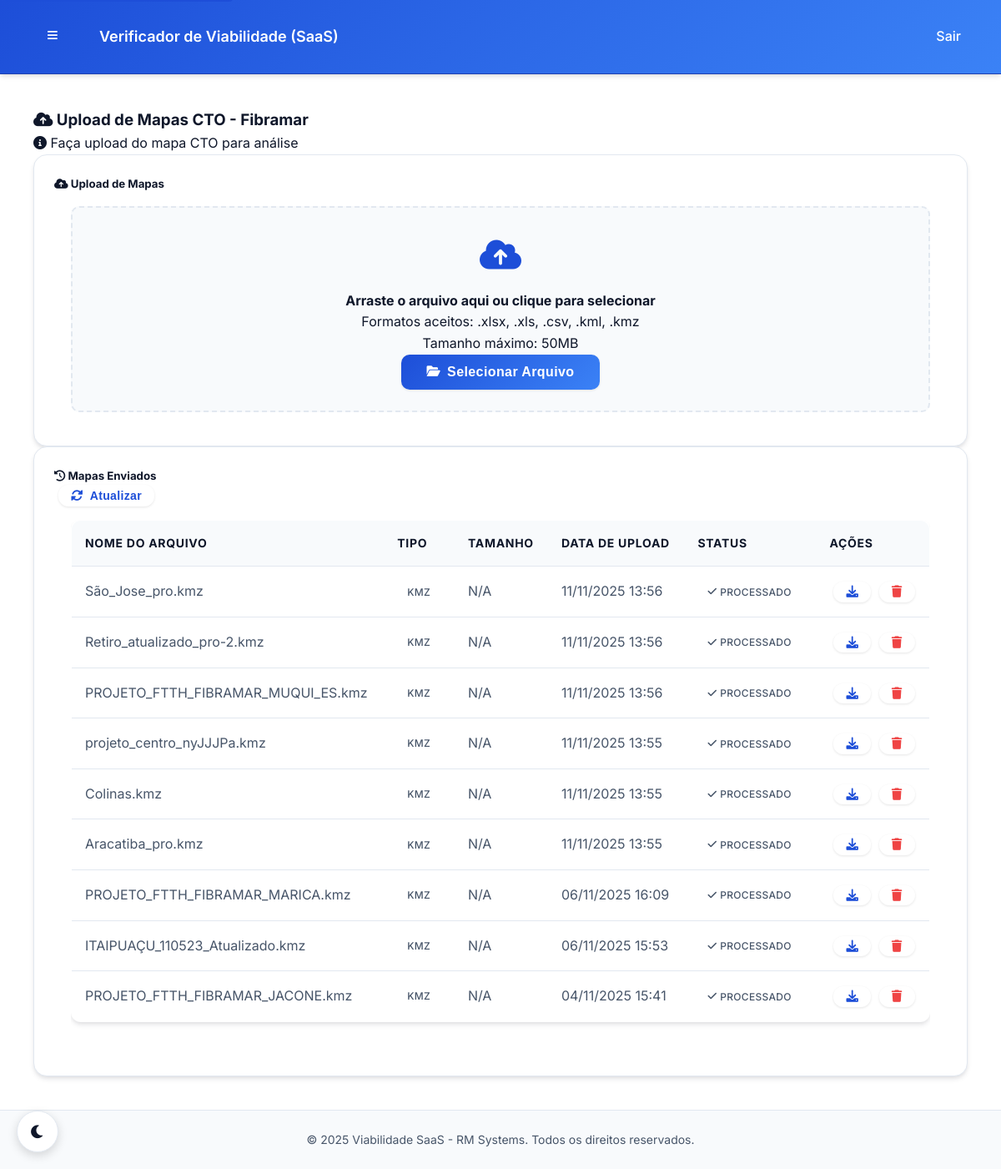
Screenshot of /fibramar/upload/ (signed in) with the database file from the repository.
### core/models.py (models this page shows, shortened)
class Company(models.Model):
    name = models.CharField(max_length=200, verbose_name="Nome da Empresa")
    slug = models.SlugField(max_length=200, unique=True, verbose_name="Slug", help_text="URL amigável para a empresa")
    cnpj = models.CharField(max_length=18, unique=True, verbose_name="CNPJ")
    email = models.EmailField(verbose_name="E-mail da Empresa")
    phone = models.CharField(max_length=20, blank=True, verbose_name="Telefone")
    address = models.TextField(blank=True, verbose_name="Endereço")
    is_active = models.BooleanField(default=True, verbose_name="Ativa")
    created_at = models.DateTimeField(auto_now_add=True, verbose_name="Criada em")
    updated_at = models.DateTimeField(auto_now=True, verbose_name="Atualizada em")
    class Meta:
        verbose_name = "Empresa"
        verbose_name_plural = "Empresas"
        ordering = ['name']

class CTOMapFile(models.Model):
    FILE_TYPES = [
        ('kml', 'KML'),
        ('kmz', 'KMZ'),
        ('csv', 'CSV'),
        ('xls', 'XLS'),
        ('xlsx', 'XLSX'),
    ]
    PROCESSING_STATUS = [
        ('pending', 'Pendente'),
        ('processing', 'Processando'),
        ('completed', 'Concluído'),
        ('failed', 'Falhou'),
    ]
    file = models.FileField(upload_to="cto_maps/", verbose_name="Arquivo")
    description = models.CharField(max_length=255, blank=True, verbose_name="Descrição")
    file_type = models.CharField(max_length=10, choices=FILE_TYPES, default='csv', verbose_name="Tipo de Arquivo")
    company = models.ForeignKey(
        Company,
        on_delete=models.CASCADE,
        related_name='cto_maps',
        verbose_name="Empresa"
    )
    uploaded_by = models.ForeignKey(
        CustomUser,
        on_delete=models.CASCADE,
        related_name='uploaded_maps',
        verbose_name="Enviado por"
    )
    uploaded_at = models.DateTimeField(auto_now_add=True, verbose_name="Enviado em")
    processing_status = models.CharField(
        max_length=20,
        choices=PROCESSING_STATUS,
        default='pending',
        verbose_name="Status de Processamento"
    )
    is_processed = models.BooleanField(default=False, verbose_name="Processado")
    processed_at = models.DateTimeField(null=True, blank=True, verbose_name="Processado em")
    analysis_id = models.CharField(max_length=100, blank=True, verbose_name="ID da Análise")
    viability_score = models.IntegerField(null=True, blank=True, verbose_name="Score de Viabilidade")
    processing_time = models.FloatField(null=True, blank=True, verbose_name="Tempo de Processamento (s)")
    analysis_results = models.JSONField(default=dict, blank=True, verbose_name="Resultados da Análise")
    issues_found = models.JSONField(default=list, blank=True, verbose_name="Problemas Encontrados")
    recommendations = models.JSONField(default=list, blank=True, verbose_name="Recomendações")
    file_size = models.BigIntegerField(null=True, blank=True, verbose_name="Tamanho do Arquivo (bytes)")
    coordinates_count = models.IntegerField(null=True, blank=True, verbose_name="Número de Coordenadas")
    updated_at = models.DateTimeField(auto_now=True, verbose_name="Atualizado em")
    class Meta:
        verbose_name = "Mapa CTO"
        verbose_name_plural = "Mapas CTO"
        ordering = ['-uploaded_at']
        indexes = [
            models.Index(fields=['company', 'processing_status']),
            models.Index(fields=['uploaded_by', 'uploaded_at']),
            models.Index(fields=['file_type', 'is_processed']),
        ]
    @property
    def file_name(self):
        return os.path.basename(self.file.name) if self.file else ""

### core/views.py (the view)
@login_required
@company_access_required(require_admin=False, allow_user_role=True)
def company_map_upload_page(request, company_slug):
    import os
    company = get_object_or_404(Company, slug=company_slug)
    maps = CTOMapFile.objects.filter(company=company).order_by('-uploaded_at')[:20]
    for map in maps:
        try:
            if map.file and map.file.name:
                map.file_size_bytes = os.path.getsize(map.file.path) if os.path.exists(map.file.path) else None
                map.original_filename = os.path.basename(map.file.name)
            else:
                map.file_size_bytes = None
                map.original_filename = getattr(map, 'description', 'N/A')
        except (FileNotFoundError, ValueError, OSError):
            map.file_size_bytes = None
            map.original_filename = getattr(map, 'description', 'N/A')
    context = {
        'company': company,
        'maps': maps,
    }
    return render(request, 'core/upload_page.html', context)

### core/models.py (called while the page is built)
    @property
    def is_rm_admin(self):
        return self.role == 'RM' or self.is_superuser

    @property
    def is_company_admin(self):
        return self.role == 'COMPANY_ADMIN'

### core/templates/core/upload_page.html (shortened to what this page needs)
{% extends 'base.html' %}
{% load static %}
{% block body_class %}upload-page{% endblock %}
{% block extra_head %}
<link rel="stylesheet" href="{% static 'css/verificador.css' %}">
{% endblock %}
{% block content %}
<div class="main-content">
    <div class="d-flex justify-content-between align-items-center mb-4">
        <h3>
            <i class="fas fa-cloud-upload-alt me-2"></i>
            Upload de Mapas CTO - {{ company.name }}
        </h3>
        <div class="text-muted">
            <i class="fas fa-info-circle me-1"></i>
            Faça upload do mapa CTO para análise
        </div>
    </div>
    <div class="card mb-4">
        <div class="card-header">
            <h5 class="mb-0">
                <i class="fas fa-cloud-upload-alt me-2"></i>
                Upload de Mapas
            </h5>
        </div>
        <div class="card-body">
            <div class="upload-area" id="uploadArea">
                <div class="upload-icon">
                    <i class="fas fa-cloud-upload-alt"></i>
                </div>
                <h4>Arraste o arquivo aqui ou clique para selecionar</h4>
                <p class="text-muted mb-3">
                    Formatos aceitos: .xlsx, .xls, .csv, .kml, .kmz<br>
                    Tamanho máximo: 50MB
                </p>
                <button type="button" class="btn btn-primary" id="selectFileBtn">
                    <i class="fas fa-folder-open me-2"></i>
                    Selecionar Arquivo
                </button>
            </div>
        </div>
    </div>
    <div class="card">
        <div class="card-header d-flex justify-content-between align-items-center">
            <h5 class="mb-0">
                <i class="fas fa-history me-2"></i>
                Mapas Enviados
            </h5>
            <button class="btn btn-sm btn-outline-primary" onclick="location.reload()">
                <i class="fas fa-sync-alt"></i> Atualizar
            </button>
        </div>
        <div class="card-body p-0">
            {% if maps %}
                <div class="table-responsive">
                    <table class="table table-hover mb-0">
                        <thead class="table-light">
                            <tr>
                                <th class="border-0">Nome do Arquivo</th>
                                <th class="border-0">Tipo</th>
                                <th class="border-0">Tamanho</th>
                                <th class="border-0">Data de Upload</th>
                                <th class="border-0">Status</th>
                                <th class="border-0">Ações</th>
                            </tr>
                        </thead>
                        <tbody>
                            {% for map in maps %}
                                <tr>
                                    <td class="fw-bold">{{ map.original_filename|default:map.file_name }}</td>
                                    <td>
                                        <span class="badge bg-info">
                                            {{ map.file_type|upper|default:"N/A" }}
                                        </span>
                                    </td>
                                    <td>
                                        {% if map.file_size_bytes %}
                                            {{ map.file_size_bytes|filesizeformat }}
                                        {% else %}
                                            <span class="text-muted">N/A</span>
                                        {% endif %}
                                    </td>
                                    <td>{{ map.uploaded_at|date:"d/m/Y H:i" }}</td>
                                    <td>
                                        {% if map.is_processed %}
                                            <span class="badge bg-success">
                                                <i class="fas fa-check me-1"></i>
                                                Processado
                                            </span>
                                        {% else %}
                                            <span class="badge bg-warning">
                                                <i class="fas fa-clock me-1"></i>
                                                Pendente
                                            </span>
                                        {% endif %}
                                    </td>
                                    <td>
                                        <div class="btn-group" role="group">
                                            <a href="{% url 'company:map_download' company_slug=company.slug pk=map.pk %}"
                                               class="btn btn-outline-primary btn-sm"
                                               title="Download">
                                                <i class="fas fa-download"></i>
                                            </a>
                                            <form method="post" action="{% url 'company:map_delete' company_slug=company.slug pk=map.pk %}" style="display: inline;">
                                                <button type="submit"
                                                        class="btn btn-outline-danger btn-sm"
                                                        title="Excluir"
                                                        onclick="return confirm('Tem certeza que deseja excluir este arquivo?')">
                                                    <i class="fas fa-trash"></i>
                                                </button>
                                            </form>
                                        </div>
                                    </td>
                                </tr>
                            {% endfor %}
                        </tbody>
                    </table>
                </div>
            {% endif %}
        </div>
    </div>
</div>
{% endblock %}

### static/css/theme_colors.css (style rules this page uses)
:root { --rm-primary: #1D4ED8; --rm-primary-dark: #1E40AF; --rm-primary-light: #3B82F6; --rm-primary-50: #EFF6FF; --rm-primary-100: #DBEAFE; --rm-gray-900: #0F172A; --rm-gray-800: #1E293B; --rm-gray-700: #334155; --rm-gray-600: #475569; --rm-gray-500: #64748B; --rm-gray-400: #94A3B8; --rm-gray-300: #CBD5E1; --rm-gray-200: #E2E8F0; --rm-gray-100: #F1F5F9; --rm-gray-50: #F8FAFC; --rm-white: #FFFFFF; --rm-black: #000000; --rm-success: #10B981; --rm-success-dark: #059669; --rm-warning: #F59E0B; --rm-warning-dark: #D97706; --rm-error: #EF4444; --rm-error-dark: #DC2626; --rm-info: #3B82F6; --rm-gradient-primary: linear-gradient(135deg, #1D4ED8 0%, #3B82F6 100%); --rm-gradient-secondary: linear-gradient(135deg, #F8FAFC 0%, #EFF6FF 100%); --rm-gradient-dark: linear-gradient(135deg, #0F172A 0%, #1E293B 100%); --rm-shadow-sm: 0 1px 2px 0 rgba(15, 23, 42, 0.05); --rm-shadow: 0 4px 6px -1px rgba(15, 23, 42, 0.1), 0 2px 4px -1px rgba(15, 23, 42, 0.06); --rm-shadow-md: 0 10px 15px -3px rgba(15, 23, 42, 0.1), 0 4px 6px -2px rgba(15, 23, 42, 0.05); --rm-shadow-lg: 0 20px 25px -5px rgba(15, 23, 42, 0.1), 0 10px 10px -5px rgba(15, 23, 42, 0.04); --rm-shadow-xl: 0 25px 50px -12px rgba(15, 23, 42, 0.25); --rm-border-radius-sm: 0.25rem; --rm-border-radius-md: 0.5rem; --rm-border-radius-lg: 0.75rem; --rm-border-radius-xl: 1rem; --rm-border-radius-full: 9999px; --rm-bg-primary: var(--rm-white); --rm-bg-secondary: var(--rm-gray-50); --rm-bg-tertiary: var(--rm-gray-100); --rm-bg-accent: var(--rm-primary-50); --rm-text-primary: var(--rm-gray-900); --rm-text-secondary: var(--rm-gray-600); --rm-text-tertiary: var(--rm-gray-500); --rm-text-inverse: var(--rm-white); --rm-border-primary: var(--rm-gray-200); --rm-border-secondary: var(--rm-gray-300); --rm-border-accent: var(--rm-primary-100); --rm-card-bg: var(--rm-white); --rm-card-border: var(--rm-gray-200); --rm-card-shadow: var(--rm-shadow); --rm-input-bg: var(--rm-white); --rm-input-border: var(--rm-gray-300); --rm-input-focus: var(--rm-primary); --rm-button-primary: var(--rm-primary); --rm-button-primary-hover: var(--rm-primary-dark); --rm-button-secondary: var(--rm-gray-100); --rm-button-secondary-hover: var(--rm-gray-200); --rm-nav-bg: var(--rm-white); --rm-nav-border: var(--rm-gray-200); --rm-nav-shadow: var(--rm-shadow-sm); --rm-sidebar-bg: var(--rm-gray-50); --rm-sidebar-border: var(--rm-gray-200); --rm-header-bg: var(--rm-gradient-primary); --rm-header-border: var(--rm-primary-dark); --rm-header-shadow: var(--rm-shadow); --rm-footer-bg: var(--rm-gray-50); --rm-footer-border: var(--rm-gray-200); --rm-footer-text: var(--rm-gray-600); }
* { transition: background-color 0.3s ease, border-color 0.3s ease, color 0.3s ease, box-shadow 0.3s ease; }

### static/css/global.css (style rules this page uses)
body { background-color: var(--rm-bg-primary); color: var(--rm-text-primary); transition: background-color 0.3s ease, color 0.3s ease; }

### static/css/verificador.css (style rules this page uses)
.main-content { padding: 20px 60px; background: var(--rm-bg-primary); color: var(--rm-text-primary); max-width: 1200px; margin: 0 0 0 40px; }
.upload-area { background: var(--rm-bg-secondary); border-radius: 10px; padding: 25px; text-align: center; border: 2px dashed var(--rm-border-primary); transition: all 0.3s; cursor: pointer; margin: 0; }
.upload-icon { font-size: 2.5rem; color: var(--rm-primary); margin-bottom: 10px; }
.btn-primary { background: var(--rm-gradient-primary); border: none; border-radius: 10px; padding: 12px 30px; font-weight: 600; transition: all 0.3s; }
.btn-sm { padding: 5px 15px; font-size: 0.875rem; margin-left: 5px; }

### templates/base.html (style rules this page uses)
.main-container, .main-content, .container, .form-container { max-width: 1200px; margin: 0 auto; padding: 20px; width: 100%; box-sizing: border-box; }
.card, .upload-area { margin: 0 auto; }

### rows the page displays
Company: name "Fibramar"
CTOMapFile: original_filename "São_Jose_pro.kmz", file_type "KMZ", shows "N/A", uploaded_at "11/11/2025 13:56", is_processed True (drawn)
CTOMapFile: original_filename "Retiro_atualizado_pro-2.kmz", file_type "KMZ", shows "N/A", uploaded_at "11/11/2025 13:56", is_processed True (drawn)
CTOMapFile: original_filename "PROJETO_FTTH_FIBRAMAR_MUQUI_ES.kmz", file_type "KMZ", shows "N/A", uploaded_at "11/11/2025 13:56", is_processed True (drawn)
CTOMapFile: original_filename "projeto_centro_nyJJJPa.kmz", file_type "KMZ", shows "N/A", uploaded_at "11/11/2025 13:55", is_processed True (drawn)
CTOMapFile: original_filename "Colinas.kmz", file_type "KMZ", shows "N/A", uploaded_at "11/11/2025 13:55", is_processed True (drawn)
CTOMapFile: original_filename "Aracatiba_pro.kmz", file_type "KMZ", shows "N/A", uploaded_at "11/11/2025 13:55", is_processed True (drawn)
CTOMapFile: original_filename "PROJETO_FTTH_FIBRAMAR_MARICA.kmz", file_type "KMZ", shows "N/A", uploaded_at "06/11/2025 16:09", is_processed True (drawn)
CTOMapFile: original_filename "ITAIPUAÇU_110523_Atualizado.kmz", file_type "KMZ", shows "N/A", uploaded_at "06/11/2025 15:53", is_processed True (drawn)
CTOMapFile: original_filename "PROJETO_FTTH_FIBRAMAR_JACONE.kmz", file_type "KMZ", shows "N/A", uploaded_at "04/11/2025 15:41", is_processed True (drawn)
